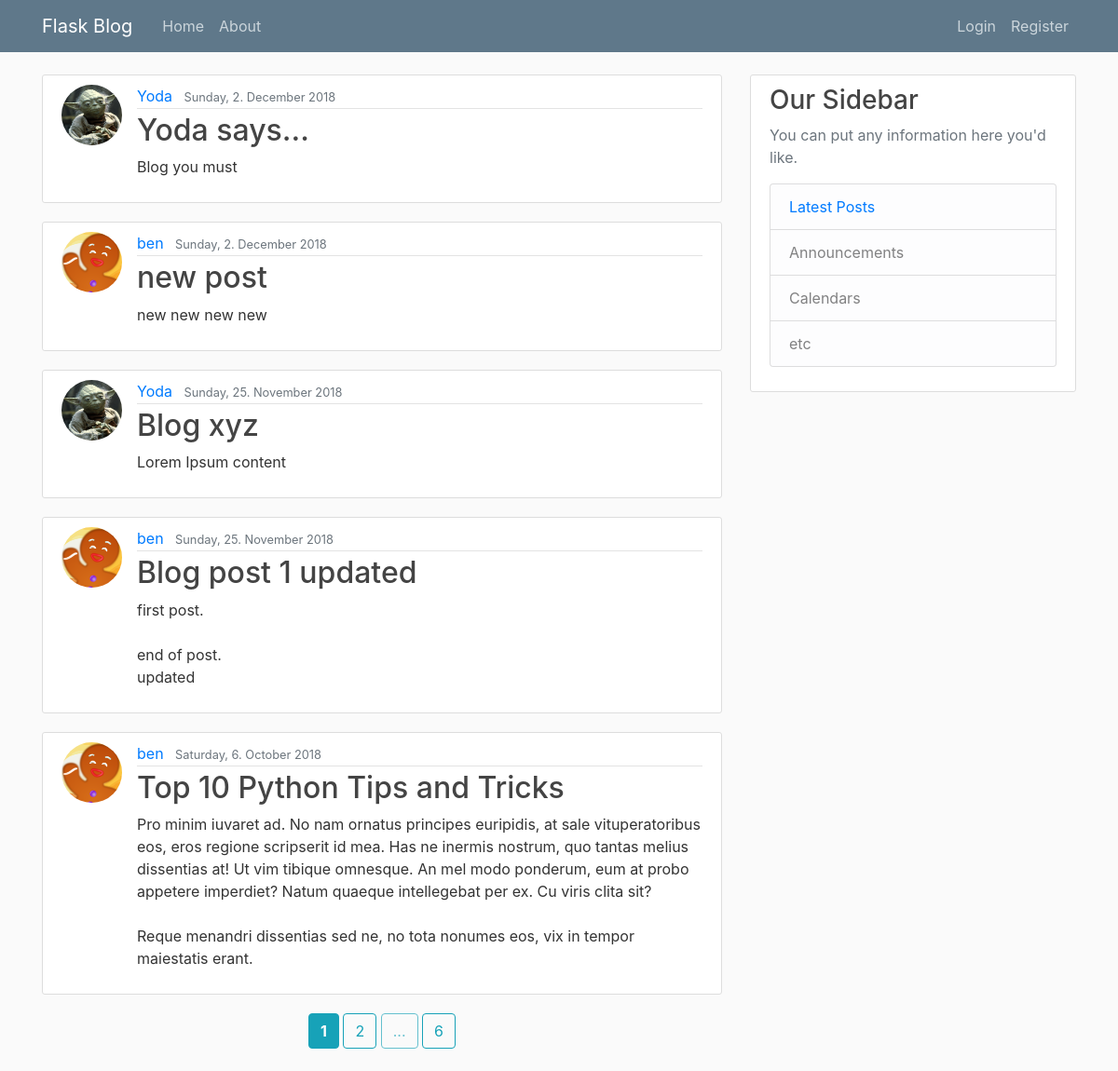
The page /home on the database its author committed.
### flaskblog/models.py (models this page shows, shortened)
class Post(db.Model):
    id = db.Column(db.Integer, primary_key=True)
    title = db.Column(db.String(100), nullable=False)
    date_posted = db.Column(db.DateTime, nullable=False,
                            default=datetime.utcnow())
    content = db.Column(db.Text, nullable=False)
    user_id = db.Column(db.Integer, db.ForeignKey('user.id'), nullable=False)

class User(db.Model, UserMixin):
    id = db.Column(db.Integer, primary_key=True)
    username = db.Column(db.String(20), unique=True, nullable=False)
    email = db.Column(db.String(120), unique=True, nullable=False)
    image_file = db.Column(db.String(20), nullable=False,
                           default='default.png')
    password = db.Column(db.String(60), nullable=False)
    posts = db.relationship('Post', backref='author', lazy=True)

### flaskblog/main/routes.py (the view)
@main.route("/")
@main.route("/home")
def home():
    page = request.args.get('page', 1, type=int)
    posts = Post.query.order_by(Post.date_posted.desc()).paginate(page=page, per_page=5)
    return render_template('home.html', posts=posts)

### flaskblog/templates/home.html
{% extends "layout.html" %}
{% block content %}
	{% for post in posts.items %}
		<article class="media content-section">
			<img class="rounded-circle article-img" src="{{ url_for('static', filename='profile_pics/' + post.author.image_file) }}">
			<div class="media-body">
				<div class="article-metadata">
					<a class="mr-2" href="{{ url_for('users.user_posts', username=post.author.username) }}">{{ post.author.username }}</a>
					<small class="text-muted">{{ "{date:%A}, {date.day}. {date:%B} {date.year}".format(date=post.date_posted) }}</small>
				</div>
				<h2><a class="article-title" href="{{ url_for('posts.post', post_id=post.id) }}">{{ post.title }}</a></h2>
				<p class="article-content">{{ post.content }}</p>
			</div>
		</article>
	{% endfor %}
	<div class="text-center">
	{% for page_num in posts.iter_pages(left_edge=1, right_edge=1, left_current=1, right_current=2) %}
		{% if page_num %}
			{% if posts.page == page_num %}
				<a class="btn btn-info mb-4" href="{{ url_for('main.home', page=page_num) }}"><b>{{ page_num }}</b></a>
			{% else %}
				<a class="btn btn-outline-info mb-4" href="{{ url_for('main.home', page=page_num) }}">{{ page_num }}</a>
			{% endif %}
		{% else %}
			<span class="btn btn-outline-info mb-4 disabled">...</span>
		{% endif %}
	{% endfor %}
	</div>
{% endblock content %}

### flaskblog/templates/layout.html (shortened to what this page needs)
<!DOCTYPE html>
<html>
<head>
    <link rel="stylesheet" href="https://stackpath.bootstrapcdn.com/bootstrap/4.1.3/css/bootstrap.min.css">
	<link rel="stylesheet" type="text/css" href="{{ url_for('static', filename='main.css') }}" >
</head>
<body>
	<header class="site-header">
	  <nav class="navbar navbar-expand-md navbar-dark bg-steel fixed-top">
	    <div class="container">
	      <a class="navbar-brand mr-4" href="/">Flask Blog</a>
	      <div class="collapse navbar-collapse" id="navbarToggle">
	        <div class="navbar-nav mr-auto">
	          <a class="nav-item nav-link" href="{{ url_for('main.home') }}">Home</a>
	          <a class="nav-item nav-link" href="{{ url_for('main.about') }}">About</a>
	        </div>
	        <div class="navbar-nav">
	          {% if current_user.is_authenticated %}
		          <a class="nav-item nav-link" href="{{ url_for('posts.new_post') }}">New Post</a>
		          <a class="nav-item nav-link" href="{{ url_for('users.account') }}">{{ current_user.username }}</a>
		          <a class="nav-item nav-link" href="{{ url_for('users.logout') }}">Logout</a>
	          {% else %}
		          <a class="nav-item nav-link" href="{{ url_for('users.login') }}">Login</a>
		          <a class="nav-item nav-link" href="{{ url_for('users.register') }}">Register</a>
	          {% endif %}
	        </div>
	      </div>
	    </div>
	  </nav>
	</header>
	<main role="main" class="container">
	  <div class="row">
	    <div class="col-md-8">
			{% block content %}{% endblock %}
	    </div>
	    <div class="col-md-4">
	      <div class="content-section">
	        <h3>Our Sidebar</h3>
	        <p class='text-muted'>You can put any information here you'd like.
	          <ul class="list-group">
	            <li class="list-group-item list-group-item-light">
	            	<a href="{{ url_for('main.latest_posts') }}">Latest Posts</a>
	            </li>
	            <li class="list-group-item list-group-item-light">Announcements</li>
	            <li class="list-group-item list-group-item-light">Calendars</li>
	            <li class="list-group-item list-group-item-light">etc</li>
	          </ul>
	        </p>
	      </div>
	    </div>
	  </div>
	</main>
</body>
</html>

### flaskblog/static/main.css (style rules this page uses)
body { background: #fafafa; color: #333333; margin-top: 5rem; }
h1, h2, h3, h4, h5, h6 { color: #444444; }
.bg-steel { background-color: #5f788a; }
.site-header .navbar-nav .nav-link { color: #cbd5db; }
.content-section { background: #ffffff; padding: 10px 20px; border: 1px solid #dddddd; border-radius: 3px; margin-bottom: 20px; }
.article-title { color: #444444; }
.article-content { white-space: pre-line; }
.article-img { height: 65px; width: 65px; margin-right: 16px; }
.article-metadata { padding-bottom: 1px; margin-bottom: 4px; border-bottom: 1px solid #e3e3e3 }

### rows shown on the page
Post: image_file (picture), author.username "Yoda", date_posted "Sunday, 2. December 2018", title "Yoda says...", content "Blog you must"
Post: image_file (picture), author.username "ben", date_posted "Sunday, 2. December 2018", title "new post", content "new new new new"
Post: image_file (picture), author.username "Yoda", date_posted "Sunday, 25. November 2018", title "Blog xyz", content "Lorem Ipsum content"
Post: image_file (picture), author.username "ben", date_posted "Sunday, 25. November 2018", title "Blog post 1 updated", content "first post. end of post. updated"
Post: image_file (picture), author.username "ben", date_posted "Saturday, 6. October 2018", title "Top 10 Python Tips and Tricks", content "Pro minim iuvaret ad. No nam ornatus principes euripidis, at sale vituperatoribus eos, eros regione scripserit id mea. Has ne inermis nostrum, quo tantas melius dissentias at! Ut vim tibique omnesque. An mel modo ponderum, eum at probo appetere imperdiet? Natum quaeque intellegebat per ex. Cu viris clita sit? Reque menandri dissentias sed ne, no tota nonumes eos, vix in tempor maiestatis erant."

### other values the page prints
{{ page_num }} "1"
{{ page_num }} "2" "6"
